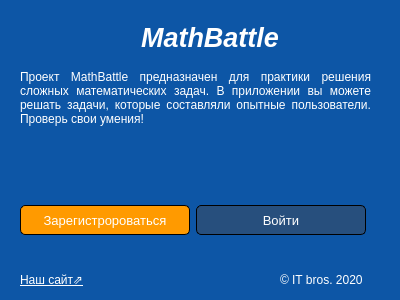
<?xml version="1.0" encoding="UTF-8"?>
<ui version="4.0">
 <class>PreviewRegisterWindow</class>
 <widget class="QWidget" name="PreviewRegisterWindow">
  <property name="geometry">
   <rect>
    <x>0</x>
    <y>0</y>
    <width>400</width>
    <height>300</height>
   </rect>
  </property>
  <property name="minimumSize">
   <size>
    <width>400</width>
    <height>300</height>
   </size>
  </property>
  <property name="maximumSize">
   <size>
    <width>400</width>
    <height>300</height>
   </size>
  </property>
  <property name="windowTitle">
   <string>Добро пожаловать в MathBattle</string>
  </property>
  <property name="styleSheet">
   <string notr="true">background-color: rgb(13, 86, 166);
color: rgb(255, 255, 255);</string>
  </property>
  <widget class="QLabel" name="label">
   <property name="geometry">
    <rect>
     <x>135</x>
     <y>20</y>
     <width>150</width>
     <height>35</height>
    </rect>
   </property>
   <property name="font">
    <font>
     <family>Arial</family>
     <pointsize>20</pointsize>
     <weight>75</weight>
     <italic>true</italic>
     <bold>true</bold>
    </font>
   </property>
   <property name="text">
    <string>MathBattle</string>
   </property>
   <property name="alignment">
    <set>Qt::AlignCenter</set>
   </property>
  </widget>
  <widget class="QLabel" name="label_2">
   <property name="geometry">
    <rect>
     <x>20</x>
     <y>70</y>
     <width>351</width>
     <height>61</height>
    </rect>
   </property>
   <property name="maximumSize">
    <size>
     <width>16777215</width>
     <height>16777215</height>
    </size>
   </property>
   <property name="font">
    <font>
     <pointsize>9</pointsize>
    </font>
   </property>
   <property name="tabletTracking">
    <bool>false</bool>
   </property>
   <property name="contextMenuPolicy">
    <enum>Qt::DefaultContextMenu</enum>
   </property>
   <property name="acceptDrops">
    <bool>false</bool>
   </property>
   <property name="lineWidth">
    <number>2</number>
   </property>
   <property name="text">
    <string>&lt;html&gt;&lt;head/&gt;&lt;body&gt;&lt;p align=&quot;justify&quot;&gt;Проект MathBattle предназначен для практики решения сложных математических задач. В приложении вы можете решать задачи, которые составляли опытные пользователи. Проверь свои умения!&lt;/p&gt;&lt;/body&gt;&lt;/html&gt;</string>
   </property>
   <property name="textFormat">
    <enum>Qt::RichText</enum>
   </property>
   <property name="alignment">
    <set>Qt::AlignLeading|Qt::AlignLeft|Qt::AlignTop</set>
   </property>
   <property name="wordWrap">
    <bool>true</bool>
   </property>
   <property name="margin">
    <number>0</number>
   </property>
   <property name="indent">
    <number>-1</number>
   </property>
   <property name="openExternalLinks">
    <bool>true</bool>
   </property>
   <property name="textInteractionFlags">
    <set>Qt::LinksAccessibleByMouse</set>
   </property>
  </widget>
  <widget class="QWidget" name="horizontalLayoutWidget">
   <property name="geometry">
    <rect>
     <x>20</x>
     <y>200</y>
     <width>348</width>
     <height>41</height>
    </rect>
   </property>
   <layout class="QHBoxLayout" name="horizontalLayout">
    <property name="spacing">
     <number>6</number>
    </property>
    <item>
     <widget class="QPushButton" name="RegButton">
      <property name="minimumSize">
       <size>
        <width>170</width>
        <height>30</height>
       </size>
      </property>
      <property name="maximumSize">
       <size>
        <width>160</width>
        <height>30</height>
       </size>
      </property>
      <property name="font">
       <font>
        <pointsize>10</pointsize>
       </font>
      </property>
      <property name="styleSheet">
       <string notr="true">QPushButton {
border: 1px solid black;	
border-radius: 5px;
background-color: rgb(255, 154, 0);
gridline-color: rgb(166, 100, 0);
}

QPushButton:hover {
	background-color: rgb(255, 174, 10);
}

QPushButton:pressed {
	background-color: rgb(225, 124, 0);
}</string>
      </property>
      <property name="text">
       <string>Зарегистророваться</string>
      </property>
     </widget>
    </item>
    <item>
     <widget class="QPushButton" name="LoginButton">
      <property name="minimumSize">
       <size>
        <width>170</width>
        <height>30</height>
       </size>
      </property>
      <property name="maximumSize">
       <size>
        <width>160</width>
        <height>30</height>
       </size>
      </property>
      <property name="font">
       <font>
        <pointsize>10</pointsize>
       </font>
      </property>
      <property name="styleSheet">
       <string notr="true">QPushButton {
	border: 1px solid black;
	color: rgb(255, 255, 255);
	background-color:  rgb(39, 79, 125);
	border-radius: 5px;
}
QPushButton:hover {
	background-color: rgb(13, 86, 166);
}

QPushButton:pressed {
	background-color:  rgb(24, 50, 79);
}</string>
      </property>
      <property name="text">
       <string>Войти</string>
      </property>
     </widget>
    </item>
   </layout>
  </widget>
  <widget class="QLabel" name="label_3">
   <property name="geometry">
    <rect>
     <x>20</x>
     <y>270</y>
     <width>221</width>
     <height>20</height>
    </rect>
   </property>
   <property name="font">
    <font>
     <pointsize>9</pointsize>
    </font>
   </property>
   <property name="text">
    <string>&lt;html&gt;&lt;head/&gt;&lt;body&gt;&lt;p&gt;&lt;a href=&quot;https://mathbattlesite.herokuapp.com/&quot;&gt;&lt;span style=&quot; text-decoration: underline; color: #ffffff&quot;&gt;Наш сайт⇗&lt;/span&gt;&lt;/a&gt;&lt;/p&gt;&lt;/body&gt;&lt;/html&gt;</string>
   </property>
   <property name="openExternalLinks">
    <bool>true</bool>
   </property>
  </widget>
  <widget class="QLabel" name="label_4">
   <property name="geometry">
    <rect>
     <x>280</x>
     <y>270</y>
     <width>91</width>
     <height>20</height>
    </rect>
   </property>
   <property name="font">
    <font>
     <pointsize>9</pointsize>
    </font>
   </property>
   <property name="text">
    <string>© IT bros. 2020</string>
   </property>
  </widget>
 </widget>
 <resources/>
 <connections/>
</ui>
